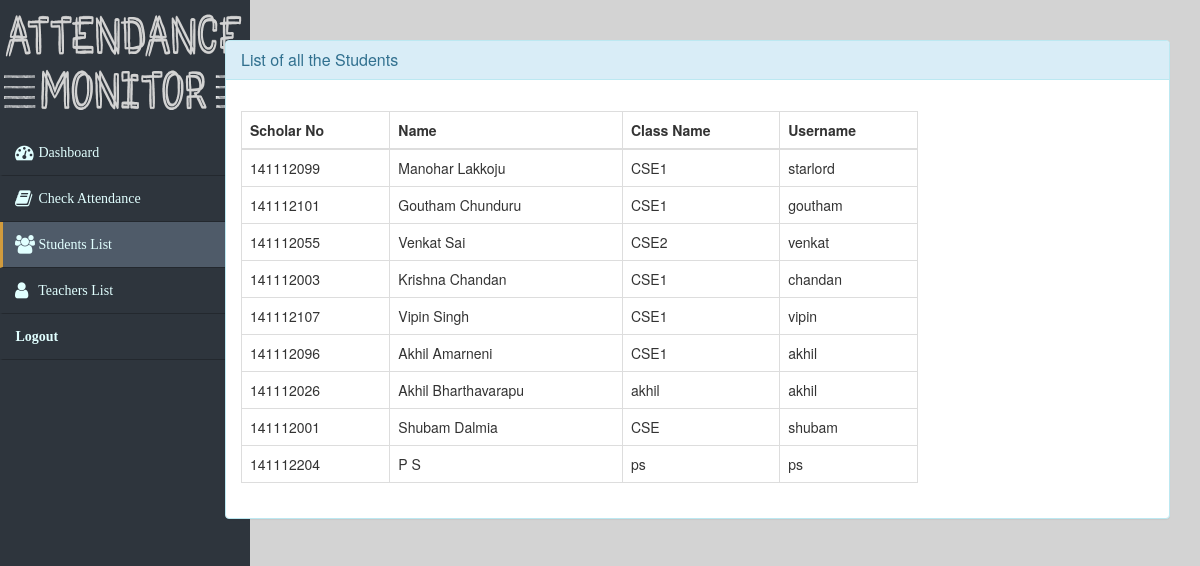
The app's page /interface/student_list.php with its own data.
### tables this page shows
CREATE TABLE IF NOT EXISTS `student` (
  `student_id` int(11) NOT NULL,
  `firstname` varchar(100) NOT NULL,
  `lastname` varchar(100) NOT NULL,
  `classname` varchar(15) NOT NULL DEFAULT 'CSE1',
  `username` varchar(100) NOT NULL,
  `password` varchar(100) NOT NULL
);

### interface/student_list.php (the view, shortened to what this page needs)
<?php
    include "../includes/config.php";
    $sql= "SELECT * FROM student";
    try{
        $result = $db->query($sql);
    }catch(Exception $e){
        echo $e->getMessage();
    }
?>
<?php
    include "includes/header_list.php";
    include "includes/navbar_s.php";
?>
<div class="span10">
     <div class="container">
        <div class="row">
            <div class="col-xs-12 col-sm-12 col-md-6 col-lg-10 col-xs-offset-0 col-sm-offset-0 col-md-offset-3 col-lg-offset-2 toppad" >
                <div class="panel panel-info">
                    <div class="panel-heading">
                        <h2 class="panel-title">List of all the Students</h2>
                    </div>
                    <div class="panel-body">
                        <div class="row">
                            <div class=" col-md-9 col-lg-9">
                                <table class="table table-bordered">
                                    <caption></caption>
                                    <thead>
                                    <tr>
                                        <th>Scholar No</th>
                                        <th>Name</th>
                                        <th>Class Name</th>
                                        <th>Username</th>
                                    </tr>
                                    </thead>
                                    <tbody>
                                    <?php while($row=$result->fetch_assoc()) :?>
                                    <tr>
                                        <td><?php echo $row['student_id']; ?></td>
                                        <td><?php echo $row['firstname'].' '.$row['lastname']; ?></td>
                                        <td><?php echo $row['classname']; ?></td>
                                        <td><?php echo $row['username']; ?></td>
                                    </tr>
                                    <?php endwhile; ?>
                                    </tbody>
                                </table>
                            </div>
                        </div>
                    </div>
                </div>
            </div>
        </div>
    </div>
</div>
</div>
</div>
<?php
    include "includes/footer.php";
?>

### css/interfacestyles.css (style rules this page uses)
body { margin: 0px; padding: 0px; background-color: lightgray; }
.toppad { margin-top:20px; }

### records on screen
student: student_id "141112099", firstname "Manohar", lastname "Lakkoju", classname "CSE1", username "starlord"
student: student_id "141112101", firstname "Goutham", lastname "Chunduru", classname "CSE1", username "goutham"
student: student_id "141112055", firstname "Venkat", lastname "Sai", classname "CSE2", username "venkat"
student: student_id "141112003", firstname "Krishna", lastname "Chandan", classname "CSE1", username "chandan"
student: student_id "141112107", firstname "Vipin", lastname "Singh", classname "CSE1", username "vipin"
student: student_id "141112096", firstname "Akhil", lastname "Amarneni", classname "CSE1", username "akhil"
student: student_id "141112026", firstname "Akhil", lastname "Bharthavarapu", classname "akhil", username "akhil"
student: student_id "141112001", firstname "Shubam", lastname "Dalmia", classname "CSE", username "shubam"
student: student_id "141112204", firstname "P", lastname "S", classname "ps", username "ps"
